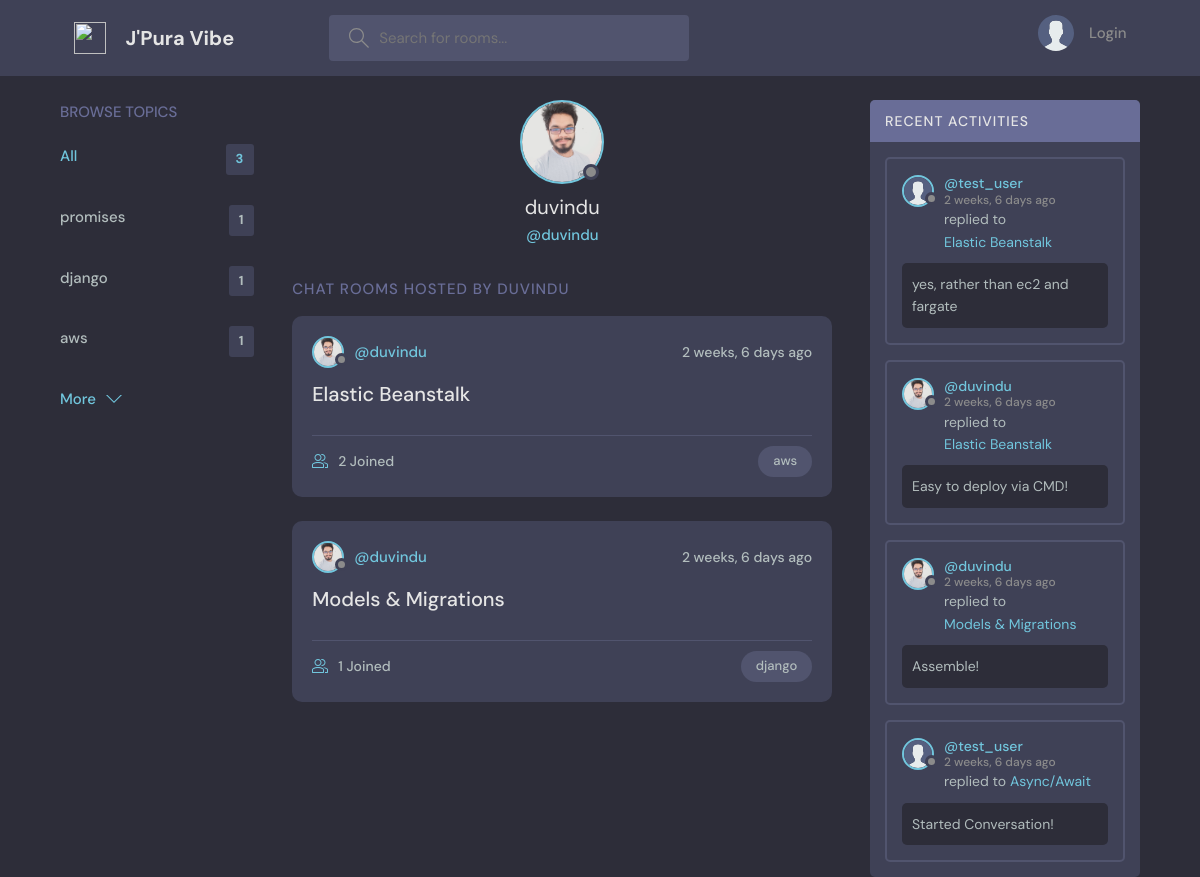
Before: /profile/duvindu/ with the older database file.
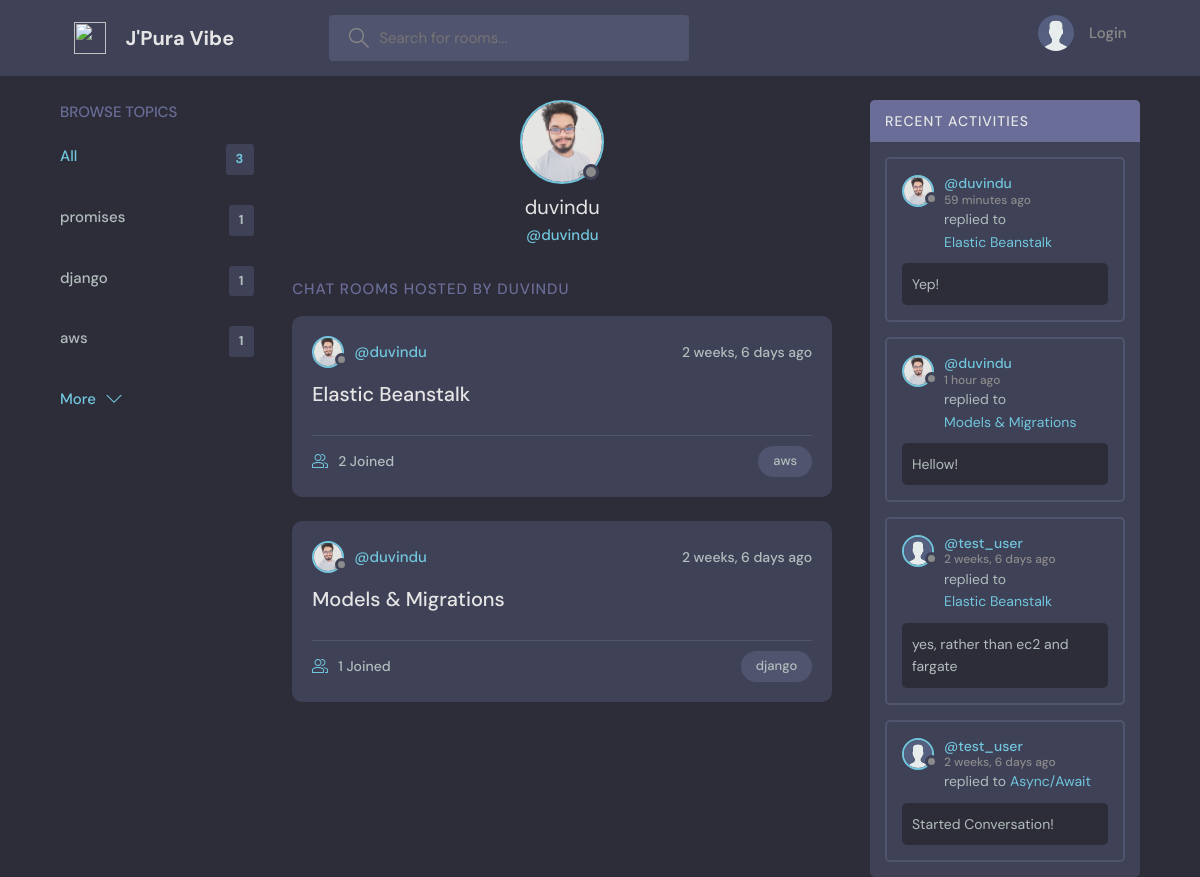
After: the same page with the newer database file.
### home/models.py (models this page shows, shortened)
class Topic(models.Model):
    name = models.CharField(max_length=200)

class Profile(models.Model):
    user = models.OneToOneField(User, on_delete=models.CASCADE)
    image = models.ImageField(upload_to='profile_pics/', null=True)

class Room(models.Model):
    host = models.ForeignKey(User, on_delete=models.CASCADE)
    topic = models.ForeignKey(Topic, on_delete=models.CASCADE)
    name = models.CharField(max_length=200)
    description = models.TextField(blank=True, null=True)
    participants = models.ManyToManyField(User, related_name='participants')
    created = models.DateTimeField(auto_now_add=True)
    class Meta:
        ordering = ['-created']

class Message(models.Model):
    user = models.ForeignKey(User, on_delete=models.CASCADE)
    room = models.ForeignKey(Room, on_delete=models.CASCADE)
    body = models.TextField()
    created = models.DateTimeField(auto_now_add=True)
    class Meta:
        ordering = ['-created']

### home/views.py (the view)
# urls.py: path('profile/<str:username>/', profile, name = 'profile'),
def profile(request, username):
    current_user = User.objects.get(username = username)
    rooms = current_user.room_set.all()
    activities = Message.objects.all()
    topics = Topic.objects.all()
    context = {'current_user':current_user, 'rooms':rooms, 'activities':activities, 'topics':topics}
    return render(request, 'home/profile.html', context)

### home/templates/home/profile.html (shortened to what this page needs)
{% extends 'base.html' %}
{% load static %}
{% block content %}
  <main class="profile-page layout layout--3">
    <div class="container">
        {% include 'home/c1-topic.html' %}
      <div class="roomList">
        <div class="profile">
          <div class="profile__avatar">
          {% if request.user == current_user %}
           {% if current_user.profile.image %}
            <div class="avatar avatar--large active">
              <img src="{{current_user.profile.image.url}}" />
            </div>
           {% else %}
            <div class="avatar avatar--large active">
              <img src="{% static 'images/avatar.svg' %}" />
            </div>
           {% endif %}
          {% else %}
           {% if current_user.profile.image %}
            <div class="avatar avatar--large ">
              <img src="{{current_user.profile.image.url}}" />
            </div>
           {% else %}
            <div class="avatar avatar--large ">
              <img src="{% static 'images/avatar.svg' %}" />
            </div>
           {% endif %}
          {% endif %}
          </div>
          <div class="profile__info">
            <h3>{{current_user.username}}</h3>
            <p>@{{current_user.username}}</p>
            </div>
        </div>
        <div class="roomList__header">
          <div>
            <h2>Chat Rooms Hosted by {{current_user.username}}</a>
            </h2>
          </div>
        </div>
        {% include 'home/c2-feed.html' %}
      </div>
      {% include 'home/c3-activity.html' %}
    </div>
  </main>
{% endblock content %}

### templates/base.html (shortened to what this page needs)
{% load static %}
<!DOCTYPE html>
<html lang="en">
  <head>
    <link rel="stylesheet" href="{% static 'css/style.css' %}">
    <link rel="stylesheet" href="{% static 'css/custom.css' %}">
  </head>
  <body>
    {% include 'navbar.html' %}
    {% block content %}
    {% endblock content %}
  </body>
</html>

### templates/navbar.html (shortened to what this page needs)
    {% load static %}
    <header class="header header--loggedIn">
      <div class="container">
        <a href="{% url 'home' %}" class="header__logo">
          <img src="{% static 'images/logo.png' %}" />
          <h1>J'Pura Vibe</h1>
        </a>
        <form class="header__search" method="GET" action="{% url 'home' %}">
          <label>
            <input name="q" placeholder="Search for rooms..." />
          </label>
        </form>
        <nav class="header__menu">
          {% if request.user.is_authenticated %}
              <div class="header__user">
                <a href="{% url 'profile' request.user.username %}">
                 {% if request.user.profile.image %}
                  <div class="avatar avatar--medium active">
                    <img src="{{request.user.profile.image.url}}" />
                  </div>
                 {% else %}
                  <div class="avatar avatar--medium active">
                    <img src="{% static 'images/avatar.svg' %}" />
                  </div>
                 {% endif %}
                  <p>{{request.user.username}} <span>@{{request.user.username}}</span></p>
                </a>
                <button class="dropdown-button">
                  <svg version="1.1" xmlns="http://www.w3.org/2000/svg" width="32" height="32" viewBox="0 0 32 32">
                    <title>chevron-down</title>
                    <path d="M16 21l-13-13h-3l16 16 16-16h-3l-13 13z"></path>
                  </svg>
                </button>
              </div>
              <div class="dropdown-menu">
                <a href="{% url 'profile-update' request.user.username %}" class="dropdown-link"
                  ><svg version="1.1" xmlns="http://www.w3.org/2000/svg" width="32" height="32" viewBox="0 0 32 32">
                    <title>tools</title>
                    <path
                      d="M27.465 32c-1.211 0-2.35-0.471-3.207-1.328l-9.392-9.391c-2.369 0.898-4.898 0.951-7.355 0.15-3.274-1.074-5.869-3.67-6.943-6.942-0.879-2.682-0.734-5.45 0.419-8.004 0.135-0.299 0.408-0.512 0.731-0.572 0.32-0.051 0.654 0.045 0.887 0.277l5.394 5.395 3.586-3.586-5.394-5.395c-0.232-0.232-0.336-0.564-0.276-0.887s0.272-0.596 0.572-0.732c2.552-1.152 5.318-1.295 8.001-0.418 3.274 1.074 5.869 3.67 6.943 6.942 0.806 2.457 0.752 4.987-0.15 7.358l9.392 9.391c0.844 0.842 1.328 2.012 1.328 3.207-0 2.5-2.034 4.535-4.535 4.535zM15.101 19.102c0.26 0 0.516 0.102 0.707 0.293l9.864 9.863c0.479 0.479 1.116 0.742 1.793 0.742 1.398 0 2.535-1.137 2.535-2.535 0-0.668-0.27-1.322-0.742-1.793l-9.864-9.863c-0.294-0.295-0.376-0.74-0.204-1.119 0.943-2.090 1.061-4.357 0.341-6.555-0.863-2.631-3.034-4.801-5.665-5.666-1.713-0.561-3.468-0.609-5.145-0.164l4.986 4.988c0.391 0.391 0.391 1.023 0 1.414l-5 5c-0.188 0.188-0.441 0.293-0.707 0.293s-0.52-0.105-0.707-0.293l-4.987-4.988c-0.45 1.682-0.397 3.436 0.164 5.146 0.863 2.631 3.034 4.801 5.665 5.666 2.2 0.721 4.466 0.604 6.555-0.342 0.132-0.059 0.271-0.088 0.411-0.088z"
                    ></path>
                  </svg>
                  Settings</a>
                <a href="{% url 'logout' %}" class="dropdown-link">
                  <svg version="1.1" xmlns="http://www.w3.org/2000/svg" width="32" height="32" viewBox="0 0 32 32">
                    <title>sign-out</title>
                    <path
                      d="M3 0h22c0.553 0 1 0 1 0.553l-0 3.447h-2v-2h-20v28h20v-2h2l0 3.447c0 0.553-0.447 0.553-1 0.553h-22c-0.553 0-1-0.447-1-1v-30c0-0.553 0.447-1 1-1z"
                    ></path>
                    <path
                      d="M21.879 21.293l1.414 1.414 6.707-6.707-6.707-6.707-1.414 1.414 4.293 4.293h-14.172v2h14.172l-4.293 4.293z"
                    ></path>
                  </svg>
                  Logout</a>
              </div>
          {% else %}
          <a href="{% url 'login' %}">
            <img src="{% static 'images/avatar.svg' %}" />
            <p>Login</p>
          </a>
          {% endif %}
        </nav>
      </div>
    </header>

### home/templates/home/c1-topic.html
        <div class="topics">
          <div class="topics__header">
            <h2>Browse Topics</h2>
          </div>
          <ul class="topics__list">
            <li>
              <a href="{% url 'home' %}" class="active">All <span>{{topics.count}}</span></a>
            </li>
            {% for topic in topics %}
                <li>
                    <a href="{% url 'home' %}?q={{topic.name}}">{{topic.name}} <span>{{topic.room_set.all.count}}</span></a>
                </li>
            {% endfor %}
          </ul>
          <a class="btn btn--link" href="{% url 'topic-view' %}">
            More
            <svg version="1.1" xmlns="http://www.w3.org/2000/svg" width="32" height="32" viewBox="0 0 32 32">
              <title>chevron-down</title>
              <path d="M16 21l-13-13h-3l16 16 16-16h-3l-13 13z"></path>
            </svg>
          </a>
        </div>

### home/templates/home/c2-feed.html (shortened to what this page needs)
{% load static %}
        {% for room in rooms %}
          <div class="roomListRoom">
            <div class="roomListRoom__header">
              <a href="{% url 'profile' room.host.username %}" class="roomListRoom__author">
                {% if request.user == room.host %}
                  {% if room.host.profile.image %}
                    <div class="avatar avatar--small active">
                      <img src="{{room.host.profile.image.url}}" />
                    </div>
                  {% else %}
                    <div class="avatar avatar--small active">
                      <img src="{% static 'images/avatar.svg' %}" />
                    </div>
                  {% endif %}
                {% else %}
                  {% if room.host.profile.image %}
                    <div class="avatar avatar--small">
                      <img src="{{room.host.profile.image.url}}" />
                    </div>
                  {% else %}
                    <div class="avatar avatar--small">
                      <img src="{% static 'images/avatar.svg' %}" />
                    </div>
                  {% endif %}
                {% endif %}
                <span>@{{room.host.username}}</span>
              </a>
              <div class="roomListRoom__actions">
                <span>{{room.created|timesince}} ago</span>
              </div>
            </div>
            <div class="roomListRoom__content">
              <a href="{% url 'room' room.id %}">{{room.name}}</a>
            </div>
            <div class="roomListRoom__meta">
              <a href="{% url 'room' room.id %}" class="roomListRoom__joined">
                {{room.participants.all.count}} Joined
              </a>
              <p class="roomListRoom__topic">{{room.topic.name}}</p>
            </div>
          </div>
        {% endfor %}

### home/templates/home/c3-activity.html (shortened to what this page needs)
{% load static %}
        <div class="activities">
          <div class="activities__header">
            <h2>Recent Activities</h2>
          </div>
            {% for activity in activities %}
                <div class="activities__box">
                    <div class="activities__boxHeader roomListRoom__header">
                    <a href="{% url 'profile' activity.user.username %}" class="roomListRoom__author">
                        {% if request.user == activity.user %}
                         {% if activity.user.profile.image %}
                            <div class="avatar avatar--small active">
                                <img src="{{activity.user.profile.image.url}}" />
                            </div>
                         {% else %}
                            <div class="avatar avatar--small active">
                                <img src="{% static 'images/avatar.svg' %}" />
                            </div>
                         {% endif %}
                        {% else %}
                         {% if activity.user.profile.image %}
                            <div class="avatar avatar--small">
                                <img src="{{activity.user.profile.image.url}}" />
                            </div>
                         {% else %}
                            <div class="avatar avatar--small">
                                <img src="{% static 'images/avatar.svg' %}" />
                            </div>
                         {% endif %}
                        {% endif %}
                        <p>
                        @{{activity.user.username}}
                        <span>{{activity.created|timesince}} ago</span>
                        </p>
                    </a>
                    </div>
                    <div class="activities__boxContent">
                    <p>replied to <a href="{% url 'room' activity.room.pk %}">{{activity.room.name}}</a></p>
                    <div class="activities__boxRoomContent">
                        {{activity.body}}
                    </div>
                    </div>
                </div>
            {% endfor %}
        </div>

Changed rows visible on the page:
removed Message: user.profile.image (picture), user.username "duvindu", created "2 weeks, 6 days", room.name "Elastic Beanstalk", body "Easy to deploy via CMD!"
removed Message: user.profile.image (picture), user.username "duvindu", created "2 weeks, 6 days", room.name "Models & Migrations", body "Assemble!"
added Message: user.profile.image (picture), user.username "duvindu", created "59 minutes", room.name "Elastic Beanstalk", body "Yep!"
added Message: user.profile.image (picture), user.username "duvindu", created "1 hour", room.name "Models & Migrations", body "Hellow!"
